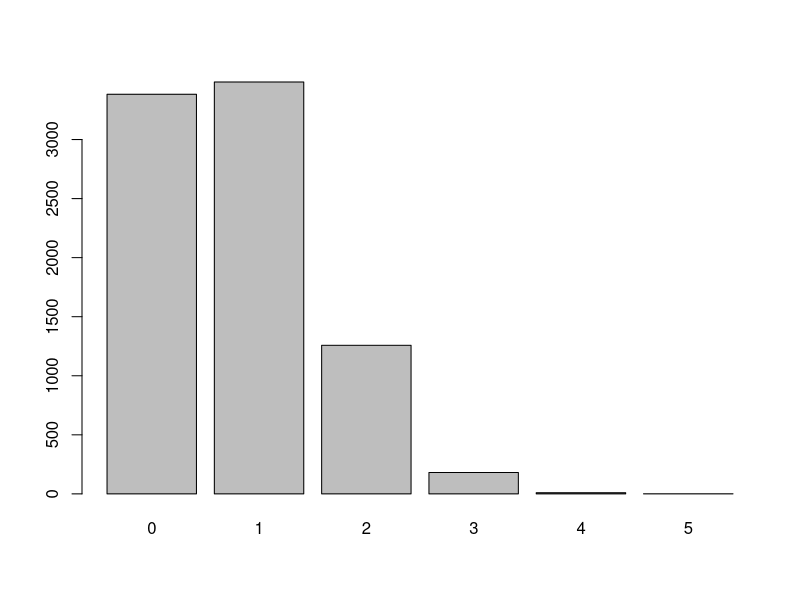
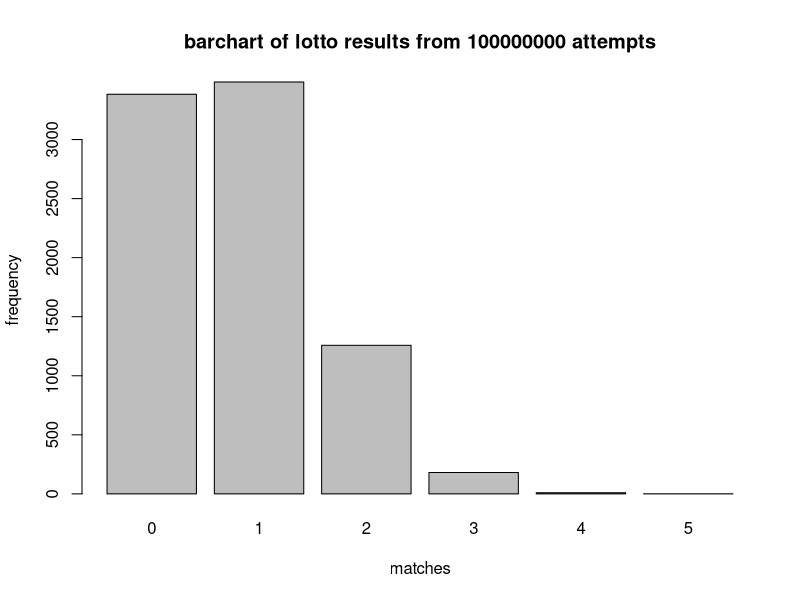

Generate these figures, in order, with R:
green <- c(1:6, 1:6, 1:6, 1:6, 1:6, 1:6)
green<-rep(1:6, times=6)
red <- sort(green, decreasing = FALSE)
red <- rep(1:6, times=rep(6,6))
dice <- data.frame(red, green)
dice$sum <- dice$red + dice$green
counts <- table(dice$sum)
counts <- data.frame(counts)
counts$prob <- counts$Freq / 36

sample50 <- sample(dice$sum, 50, replace = TRUE)
prob50_table <- table(sample50)
prob50 <- data.frame(prob50_table)
prob50$relfreq <- prob50$Freq/50
prob50

sample500 <- sample(dice$sum, 500, replace = TRUE)
prob500_table <- table(sample500)
prob500 <- data.frame(prob500_table)
prob500$relfreq <- prob500$Freq/500
prob500

bin_samp <- rbinom(n=1, size=100, prob=0.55)
dbinom(x=58, size=100, prob=0.55 )
pbinom(q=58, size=100, prob=0.55, lower.tail=TRUE)
pbinom(q=58, size=100, prob=0.55, lower.tail=FALSE)

dhyper(x=6, m=6, n=39, k=6)
# Look up the help files to see what x, m, n and k are.
lotto <- rhyper(nn=8320, m=6, n=39, k=6)
table(lotto)
barplot(table(lotto))
barplot(table(lotto),xlab = "matches", ylab = "frequency", main = "barchart of lotto results from 100000000 attempts")

rpois(n=7, lambda=90000)
sum(rpois(n=7, lambda=90000))
revenue <- (rpois(n=7, lambda=90000) * 2.1)
ppois(q=89000, lambda=90000)
dpois(x=89000, lambda=90000)

